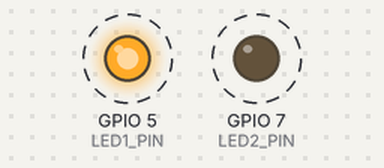
The sketch below on a simulated ESP32-S3. Shown: output pins drawn as LEDs (lit = HIGH). Dashed ring = blinking. What the sketch prints to the serial monitor is not drawn.

Above: at 0.7 s.
Timing chart, 0 to 4.6 s (numbered marks = the images above):
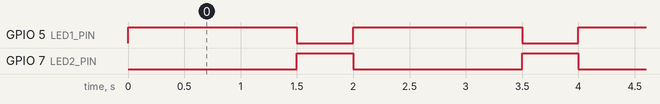

Measured:
- by itself, GPIO 5 (LED1_PIN): alternates HIGH for 1.5 s and LOW for 0.50 s
- by itself, GPIO 7 (LED2_PIN): alternates HIGH for 0.50 s and LOW for 1.5 s

The sketch:

ESP32Gateway_led_sketch.ino
```cpp
// ESP32-S3-WROOM-1U LED Blink
// LED1 -> GPIO5, LED2 -> GPIO7 (active HIGH)

#define LED1_PIN 5
#define LED2_PIN 7

void setup() {
  Serial.begin(115200);
  pinMode(LED1_PIN, OUTPUT);
  pinMode(LED2_PIN, OUTPUT);
  digitalWrite(LED1_PIN, LOW);
  digitalWrite(LED2_PIN, LOW);
  Serial.println("LED blink started");
}

void loop() {
  // LED1 on, LED2 off
  digitalWrite(LED1_PIN, HIGH);
  digitalWrite(LED2_PIN, LOW);
  delay(1500);

  // LED1 off, LED2 on
  digitalWrite(LED1_PIN, LOW);
  digitalWrite(LED2_PIN, HIGH);
  delay(500);
}
```
